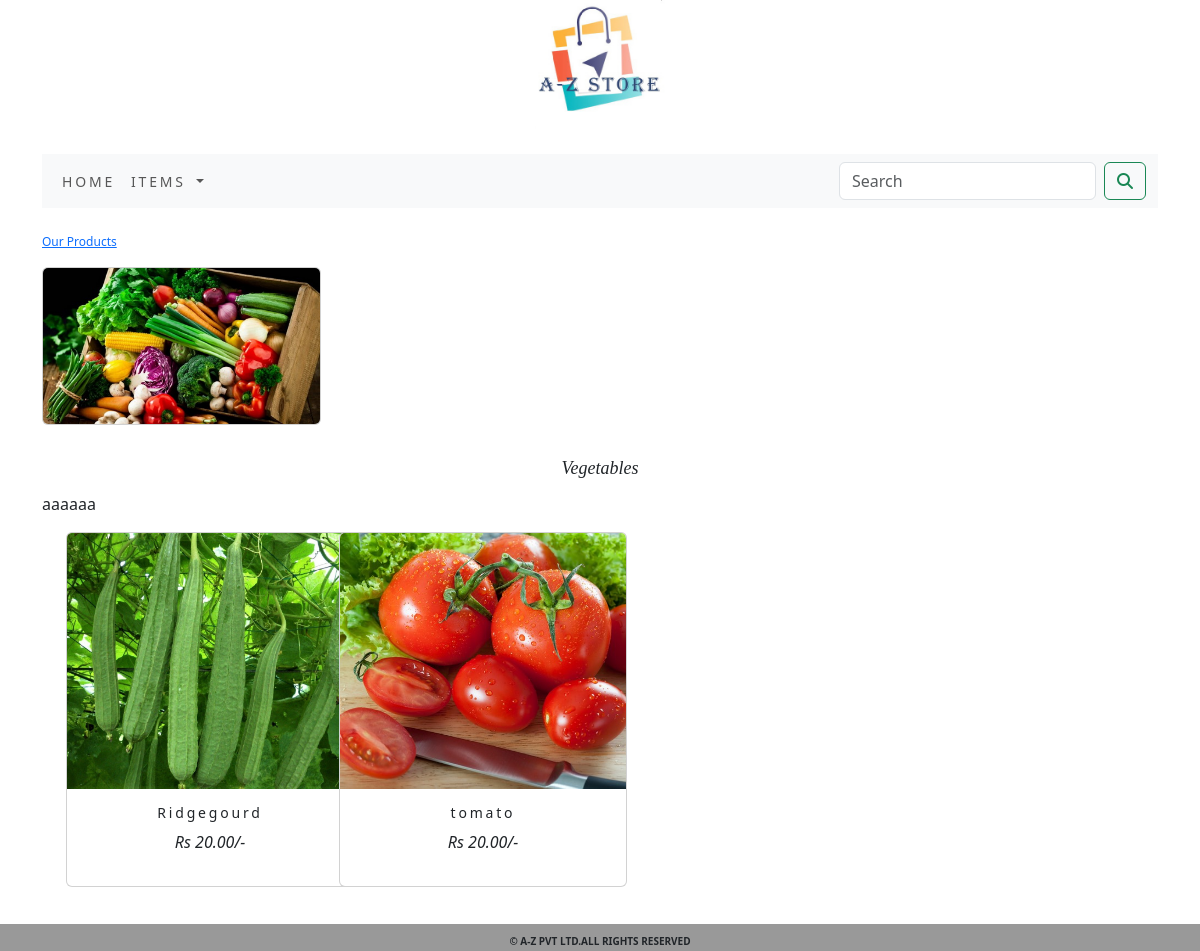
The app's page /slug/vegetables/ with its own data.
### ecom_app/models.py (models this page shows, shortened)
class Category(models.Model):
    name = models.CharField(max_length=250, unique=True)
    slug = models.SlugField(max_length=250, unique=True)
    description = models.TextField(blank=True)
    image = models.FileField(upload_to='category', blank=True)
    class Meta:
        ordering = ('name',)
        verbose_name = 'category'
        verbose_name_plural = 'categories'
    def get_url(self):
        return reverse('ecom_app:products_by_category', args=[self.slug])

class Product(models.Model):
    name = models.CharField(max_length=250, unique=True)
    slug = models.SlugField(max_length=250, unique=True)
    description = models.TextField(blank=True)
    price = models.DecimalField(max_digits=10, decimal_places=2)
    category = models.ForeignKey(Category, on_delete=models.CASCADE)
    image = models.FileField(upload_to='product', blank=True)
    stock = models.IntegerField()
    available = models.BooleanField(default=True)
    created = models.DateTimeField(auto_now_add=True)
    updated = models.DateTimeField(auto_now=True)
    def get_url(self):
        return reverse('ecom_app:prodCatDetail', args=[self.category.slug, self.slug])
    class Meta:
        ordering = ('name',)
        verbose_name = 'product'
        verbose_name_plural = 'products'

### ecom_app/views.py (the view)
# urls.py: path('',views.allProdCat,name="allProdCat"),
def allProdCat(request,c_slug=None):
    c_page=None
    products_list=None
    if c_slug!=None:
        c_page=get_object_or_404(Category,slug=c_slug)
        products_list=Product.objects.all().filter(category=c_page,available=True)
    else:
        products_list=Product.objects.all().filter(available=True)
    paginator = Paginator(products_list,8)
    try:
        page=int(request.GET.get('page','1'))
    except:
        page=1
    try:
        products=paginator.page(page)
    except(EmptyPage,InvalidPage):
        products=paginator.page(paginator.num_pages)
    return render(request,"category.html",{'category':c_page,'products':products})

### cart/context_processors.py (called while the page is built)
def counter(request):
    item_count=0
    if 'admin' in request.path:
        return {}
    else:
        try:
            cart=Cart.objects.filter(cart_id=_cart_id(request))
            car_items=CartItem.objects.all().filter(cart=cart[:1])
            for cart_item in car_items:
                item_count += cart_item.quantity
        except Cart.DoesNotExist:
            item_count=0
    return dict(item_count=item_count)

### cart/views.py (called while the page is built)
def _cart_id(request):
    cart = request.session.session_key
    if not cart:
        cart = request.session.create()
    return cart

### ecom_app/context_processors.py (called while the page is built)
def menu_links(request):
    links=Category.objects.all()
    return dict(links=links)

### templates/category.html (shortened to what this page needs)
{% extends 'base.html' %}
{% load static %}
{% block content %}
 {% if category %}
    <div class="row my_row_class">
            <div class="mx-auto">
            <p><a href="{% url 'ecom_app:allProdCat' %}">Our Products</a></p>
            </div>
    </div>
 {% endif %}
<div class="mx-auto">
    {% if category %}
       <img class="card col-md-4 col-lg-3 text-center"  src="{{category.image.url}}" alt="{{category.name}}">
    <div>
        <p class="text-center my_title"><em>{{category.name}}</em></p>
        <p class="text-justify">{{category.description}}</p>
    </div>
     {% endif %}
<div class="container">
    <div class="row mx-auto">
        {% for product in products.object_list %}
        <div class="my_bottom_margin col-md-4 col-lg-3">
            <div class="card text-center">
                <a href="{{product.get_url}}"><img class="card-img-top" src="{{product.image.url}}" alt="{{product.name}}"></a>
                <div class="card-body">
                    <h4>{{product.name}}</h4>
                    <p><em>Rs {{product.price}}/-</em></p>
                </div>
            </div>
        </div>
        {% endfor %}
    </div>
    <br>
</div>
</div>
{% endblock %}

### templates/base.html (shortened to what this page needs)
{% load static %}
<!DOCTYPE html>
<html lang="en" xmlns="http://www.w3.org/1999/html">
<head>
    <link rel="stylesheet" href="{% static 'css/custom.css' %}">
    <link rel="stylesheet" href="{% static 'css/bootstrap.min.css' %}">
</head>
<body style="background-color:white;">
<div class="container">
{% include 'header.html' %}
    <br>
{% include 'nav.html' %}
{% block content %}
{% endblock %}
</div>
{% include 'footer.html' %}
</body>
</html>

### templates/header.html
{% load static %}
<header>
  <center>
    <a href="{% url 'ecom_app:allProdCat' %}"> <img src="{% static 'image/logo1.jpg' %}" alt="logoimage" width="130px;" height="130px;"></a>
    <br>
  </center>
</header>

### templates/nav.html (shortened to what this page needs)
<nav class="navbar navbar-expand-lg bg-body-tertiary">
  <div class="container-fluid">
    <div class="collapse navbar-collapse" id="navbarSupportedContent">
      <ul class="navbar-nav me-auto mb-2 mb-lg-0">
        <li class="nav-item">
          <a class="nav-link" href="{% url 'ecom_app:allProdCat' %}">Home</a>
        </li>
        <li class="nav-item dropdown {% if 'ecom_App' in request.path %}active{% endif %}">
          <a class="nav-link dropdown-toggle" href="#" role="button" data-bs-toggle="dropdown" aria-expanded="false">
          Items
          </a>
        </li>
      </ul>
      <form class="d-flex" action="{% url 'search_App:SearchResult' %}" method="get">
        <input class="form-control me-2"  type="search" placeholder="Search" name="q" aria-label="Search">
        <button class="btn btn-outline-success" type="submit" ><i class="fa-solid fa-magnifying-glass"></i></button>
      </form>
    </div>
  </div>
</nav>

### templates/footer.html
<footer class="mx-auto">
  <div class="footer fixed-bottom my_footer">
    <p class="text-center"><b>&copy; A-Z pvt ltd.All rights Reserved</b></p>
  </div>
</footer>

### static/css/custom.css (style rules this page uses)
.nav-item { letter-spacing: .2em; font-size:14px; text-transform:uppercase; }
.footer { background-color:#999999; height:2rem; width: 100%; border-top: 5px solid white; }
.my_footer { padding-top:10px; font-size:10px; text-transform:uppercase; }
.my_row_class { padding-top:15px; }
.my_row_class .mx-auto { color:#000; margin-top:10px; font-size:12px; }
.my_title { font-size:16px; text_transform:uppercase; letter-spacing:.2em; }
.card { margin-bottom:30px; object-fit:cover }
.my_bottom_margin { margin-bottom:10px; }
.card { width:18rem; height:auto; }
.card-body h4 { font-size:14px; text_transform:uppercase; letter-spacing:.2em; }
.card-img-top { width:100%; height:16rem; object-fit:cover; }
.my_title { padding-top:px; padding-bottom:10px; letter-spacing:0em; font-size:18px; font-family:'Times New Roman'; margin:0.2px; }

### records on screen
Category: image (picture), name "Vegetables", description "aaaaaa"
Product: image (picture), name "Ridgegourd", price "20.00"
Product: image (picture), name "tomato", price "20.00"
